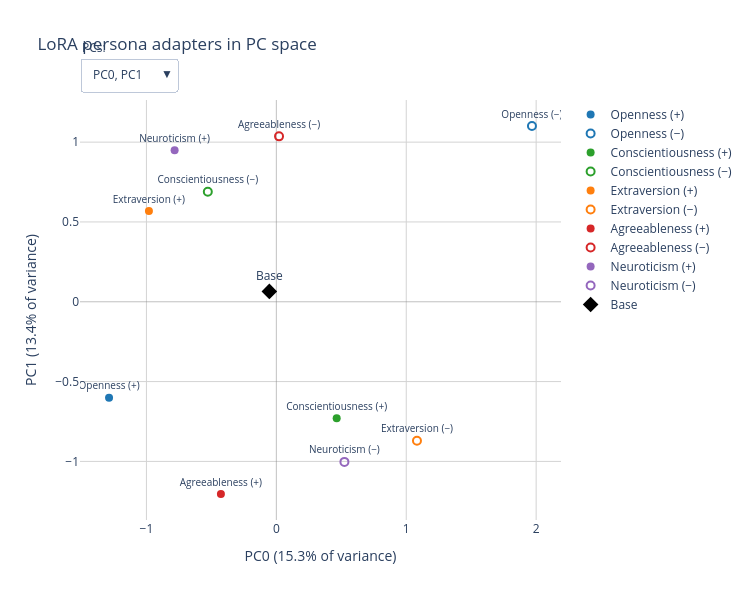

Write notebook code for a chart like this one.
### Code cell
# 2D scatter of the persona adapters with a dropdown that cycles through
# (PCi, PCi+1) pairs. Same color/symbol conventions as the 3D plot above.

combos_2d = [(i, i+1) for i in range(n_pcs - 1)]

fig_2d = go.Figure()

for combo in combos_2d:
    x_pc, y_pc = combo
    for i, persona in enumerate(persona_names):
        is_base = persona == "base"
        color = persona_color(persona)
        fig_2d.add_trace(go.Scatter(
            x=[coords[i, x_pc].item()],
            y=[coords[i, y_pc].item()],
            mode='markers+text',
            marker=dict(
                size=12 if is_base else 8,
                color=color,
                symbol=persona_symbol(persona),
                line=dict(color=color, width=2) if persona.endswith("-") else None,
            ),
            text=[pretty_label(persona)],
            textposition='top center',
            textfont=dict(size=12 if is_base else 10),
            name=pretty_label(persona),
            visible=(combo == (0, 1)),
            showlegend=(combo == (0, 1)),
        ))

buttons_2d = []
for k, (x_pc, y_pc) in enumerate(combos_2d):
    visibility = [False] * (len(combos_2d) * n_personas)
    for j in range(n_personas):
        visibility[k * n_personas + j] = True
    buttons_2d.append(dict(
        method='update',
        label=f"PC{x_pc}, PC{y_pc}",
        args=[
            {'visible': visibility},
            {'xaxis.title.text': f"PC{x_pc} ({explained[x_pc]:.1%} of variance)",
             'yaxis.title.text': f"PC{y_pc} ({explained[y_pc]:.1%} of variance)"},
        ],
    ))

fig_2d.update_layout(
    title="LoRA persona adapters in PC space",
    xaxis_title=f"PC0 ({explained[0]:.1%} of variance)",
    yaxis_title=f"PC1 ({explained[1]:.1%} of variance)",
    xaxis=dict(zeroline=True, zerolinecolor="gray", zerolinewidth=0.5, gridcolor="lightgray"),
    yaxis=dict(zeroline=True, zerolinecolor="gray", zerolinewidth=0.5, gridcolor="lightgray"),
    template="plotly_white",
    width=750, height=600,
    updatemenus=[dict(
        buttons=buttons_2d,
        direction='down',
        showactive=True,
        x=0.0, y=1.1,
        xanchor='left',
        yanchor='top',
    )],
    annotations=[dict(
        text="PCs:", x=0.0, y=1.15,
        xref="paper", yref="paper",
        showarrow=False,
    )],
)

fig_2d.show()
